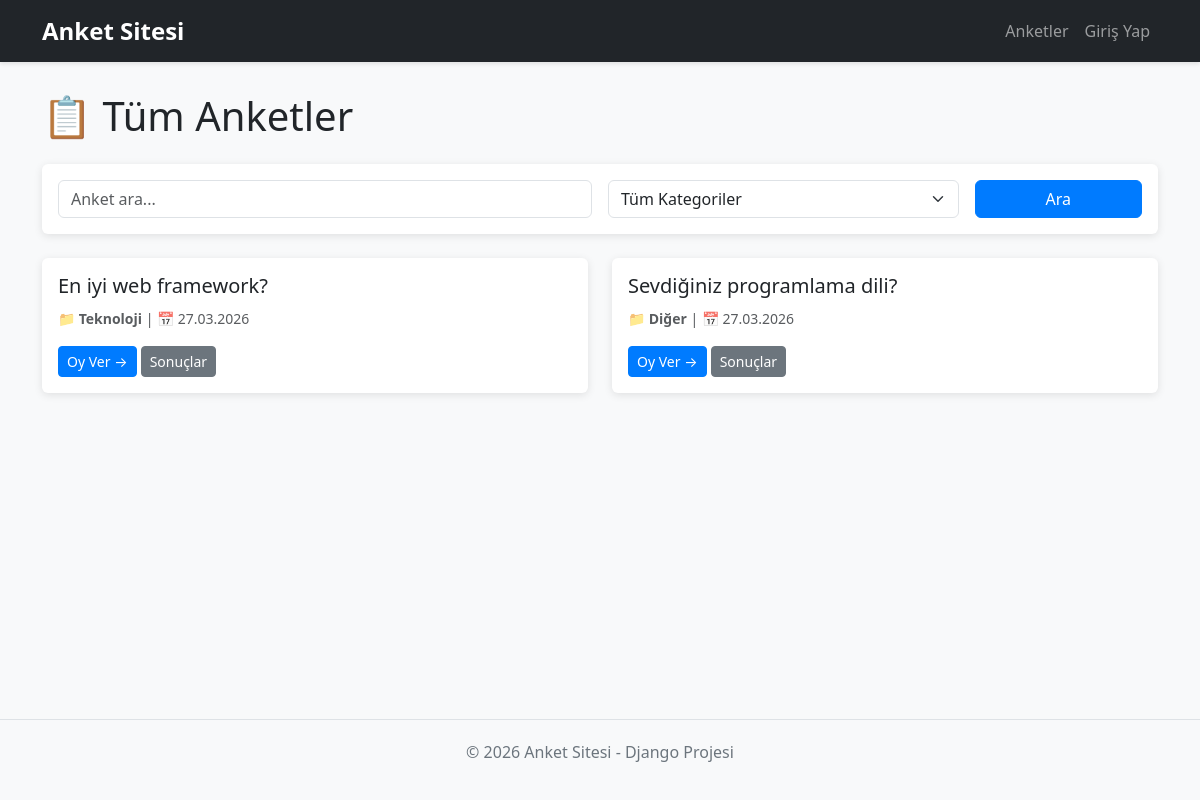
The page / on the database its author committed.
### polls/models.py (models this page shows, shortened)
class Question(models.Model):
    CATEGORY_CHOICES = [
        ('Teknoloji', 'Teknoloji'),
        ('Spor', 'Spor'),
        ('Eğitim', 'Eğitim'),
        ('Siyaset', 'Siyaset'),
        ('Sanat', 'Sanat'),
        ('Diğer', 'Diğer'),
    ]
    question_text = models.CharField(max_length=200)
    pub_date = models.DateTimeField("date published")
    category = models.CharField(max_length=50, choices=CATEGORY_CHOICES, default='Diğer')

### polls/views.py (the view)
# urls.py: path("", views.IndexView.as_view(), name="index"),
class IndexView(generic.ListView):
    template_name = "polls/index.html"
    context_object_name = "latest_question_list"
    def get_queryset(self):
        queryset = Question.objects.filter(pub_date__lte=timezone.now()).order_by("-pub_date")
        category = self.request.GET.get('category')
        if category and category != 'Tümü':
            queryset = queryset.filter(category=category)
        search_query = self.request.GET.get('search')
        if search_query:
            queryset = queryset.filter(
                Q(question_text__icontains=search_query) |
                Q(category__icontains=search_query)
            )
        return queryset[:10]
    def get_context_data(self, **kwargs):
        context = super().get_context_data(**kwargs)
        context['categories'] = {choice[0]: choice[1] for choice in Question.CATEGORY_CHOICES}
        context['selected_category'] = self.request.GET.get('category', 'Tümü')
        context['search_query'] = self.request.GET.get('search', '')
        return context

### polls/templates/polls/index.html (shortened to what this page needs)
{% extends 'base.html' %}
{% block content %}
<div class="row mb-4">
    <div class="col-md-12">
        <h1 class="mb-4">📋 Tüm Anketler</h1>
        <div class="card mb-4">
            <div class="card-body">
                <form method="get" class="row g-3">
                    <div class="col-md-6">
                        <input type="text" name="search" class="form-control" placeholder="Anket ara..." value="{{ search_query }}">
                    </div>
                    <div class="col-md-4">
                        <select name="category" class="form-select">
                            <option value="Tümü">Tüm Kategoriler</option>
                        </select>
                    </div>
                    <div class="col-md-2">
                        <button type="submit" class="btn btn-primary w-100">Ara</button>
                    </div>
                </form>
            </div>
        </div>
        {% if latest_question_list %}
            <div class="row">
                {% for question in latest_question_list %}
                    <div class="col-md-6 mb-3">
                        <div class="card h-100">
                            <div class="card-body">
                                <h5 class="card-title">{{ question.question_text }}</h5>
                                <p class="card-text text-muted">
                                    <small>
                                        📁 <strong>{{ question.category }}</strong> |
                                        📅 {{ question.pub_date|date:"d.m.Y" }}
                                    </small>
                                </p>
                                <a href="{% url 'polls:detail' question.id %}" class="btn btn-primary btn-sm">
                                    Oy Ver →
                                </a>
                                <a href="{% url 'polls:results' question.id %}" class="btn btn-secondary btn-sm">
                                    Sonuçlar
                                </a>
                            </div>
                        </div>
                    </div>
                {% endfor %}
            </div>
        {% else %}
            <div class="alert alert-info" role="alert">
                <h4 class="alert-heading">Anket Bulunamadı</h4>
                <p>Aradığınız kriterlere uygun anket yok.</p>
            </div>
        {% endif %}
    </div>
</div>
{% endblock %}

### rows shown on the page
Question: question_text "En iyi web framework?", category "Teknoloji", pub_date "27.03.2026"
Question: question_text "Sevdiğiniz programlama dili?", category "Diğer", pub_date "27.03.2026"
